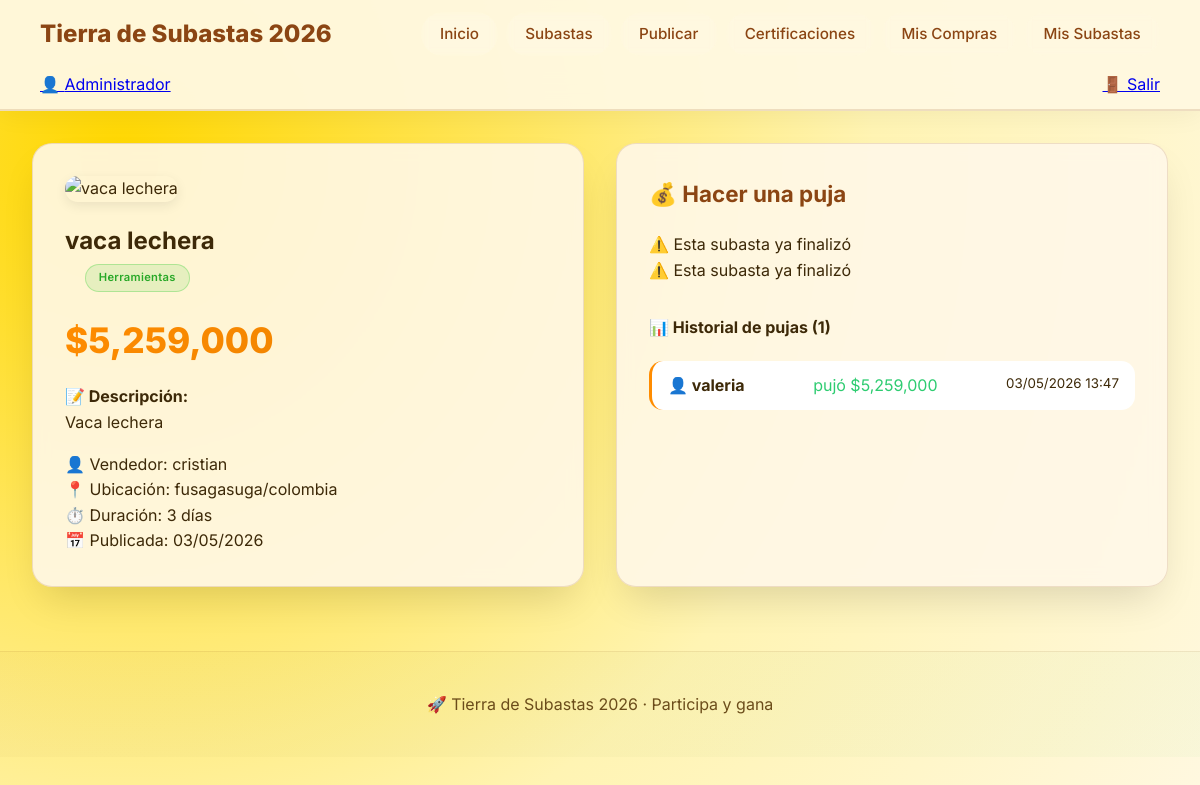
The app's page /Tierra-subastas/participar.php?id=5 (signed in) with its own data.
### tables this page shows
CREATE TABLE `subastas` (
  `id` int(10) UNSIGNED NOT NULL,
  `usuario_id` int(10) UNSIGNED NOT NULL,
  `producto` varchar(150) NOT NULL,
  `categoria` enum('Ganado','Cosechas','Maquinaria','Herramientas','Insumos','Otros') DEFAULT 'Otros',
  `descripcion` text DEFAULT NULL,
  `precio_inicial` decimal(12,2) NOT NULL,
  `precio_actual` decimal(12,2) DEFAULT NULL,
  `incremento_minimo` decimal(10,2) DEFAULT 50000.00,
  `duracion` varchar(20) DEFAULT '3 días',
  `fecha_inicio` datetime DEFAULT current_timestamp(),
  `fecha_fin` datetime DEFAULT NULL,
  `entrega` varchar(50) DEFAULT '3 días hábiles',
  `imagen` varchar(255) DEFAULT NULL,
  `ubicacion` varchar(100) DEFAULT NULL,
  `visitas` int(10) UNSIGNED DEFAULT 0,
  `estado` enum('activa','finalizada','cancelada','pausada') DEFAULT 'activa',
  `ganador_id` int(10) UNSIGNED DEFAULT NULL,
  `monto_final` decimal(12,2) DEFAULT NULL,
  `fecha_creacion` datetime DEFAULT current_timestamp(),
  `entregado` tinyint(1) DEFAULT 0,
  `calificado` tinyint(1) DEFAULT 0,
  `finalizada_por` int(11) DEFAULT NULL,
  `fecha_finalizacion` datetime DEFAULT NULL,
  `created_at` timestamp NOT NULL DEFAULT current_timestamp()
);

CREATE TABLE `usuarios` (
  `id` int(10) UNSIGNED NOT NULL,
  `nombre` varchar(100) NOT NULL,
  `correo` varchar(100) NOT NULL,
  `telefono` varchar(20) DEFAULT NULL,
  `clave` varchar(255) NOT NULL,
  `direccion` text DEFAULT NULL,
  `tipo_usuario` enum('comprador','vendedor','admin') DEFAULT 'comprador',
  `reputacion` decimal(2,1) DEFAULT 5.0,
  `avatar` varchar(255) DEFAULT 'default-avatar.png',
  `fecha_registro` datetime DEFAULT current_timestamp(),
  `ultimo_acceso` datetime DEFAULT NULL,
  `estado` enum('activo','bloqueado','pendiente') DEFAULT 'activo',
  `total_calificaciones` int(11) DEFAULT 0,
  `pregunta_secreta` varchar(255) DEFAULT NULL,
  `respuesta_secreta` varchar(255) DEFAULT NULL
);

CREATE TABLE `pujas` (
  `id` int(10) UNSIGNED NOT NULL,
  `subasta_id` int(10) UNSIGNED NOT NULL,
  `usuario_id` int(10) UNSIGNED NOT NULL,
  `monto` decimal(12,2) NOT NULL,
  `fecha_puja` datetime DEFAULT current_timestamp(),
  `es_ganadora` tinyint(1) DEFAULT 0,
  `ip_address` varchar(45) DEFAULT NULL
);

### Tierra-subastas/participar.php (the view, shortened to what this page needs)
<?php
include(__DIR__ . "/includes/conexion.php");
$usuario_id = $_SESSION['user_id'];
$error = "";
$subasta_id = isset($_GET['id']) ? intval($_GET['id']) : 0;
$sql_subasta = "SELECT s.*, u.nombre as vendedor
                FROM subastas s
                LEFT JOIN usuarios u ON s.usuario_id = u.id
                WHERE s.id = $subasta_id";
$result_subasta = mysqli_query($conexion, $sql_subasta);
$subasta = mysqli_fetch_assoc($result_subasta);
if($subasta['estado'] != 'activa'){
    $error = "Esta subasta ya finalizó";
}
$sql_historial = "SELECT p.*, u.nombre as pujador
                  FROM pujas p
                  JOIN usuarios u ON p.usuario_id = u.id
                  WHERE p.subasta_id = $subasta_id
                  ORDER BY p.monto DESC";
$historial = mysqli_query($conexion, $sql_historial);
$total_pujas = mysqli_num_rows($historial);
$iconos = [
    'Ganado' => '',
    'Cosechas' => '',
    'Maquinaria' => '',
    'Herramientas' => '',
    'Insumos' => '',
    'Otros' => ''
];
?>
<!DOCTYPE html>
<html lang="es">
<head>
    <link rel="stylesheet" href="css/estilos.css">
</head>
<body>
<header class="header">
    <div class="logo"> Tierra de Subastas 2026</div>
 <nav class="menu">
        <a href="index.php"> Inicio</a>
        <a href="subastas.php"> Subastas</a>
        <a href="publicar.php"> Publicar</a>
       <a href="certificacion.php"> Certificaciones</a>
         <a href="mis_compras.php">Mis Compras</a>
          <a href="mis_subastas.php">Mis Subastas</a>
</nav>
        <?php if(isset($_SESSION['usuario'])): ?>
            <a href="perfil.php">👤 <?php echo $_SESSION['usuario']; ?></a>
            <a href="logout.php" onclick="return confirm('¿Cerrar sesión?')">🚪 Salir</a>
        <?php else: ?>
            <a href="login.php">🔐 Ingresar</a>
        <?php endif; ?>
</header>
<div class="participar-container">
    <div class="info-subasta">
        <?php
        $imagen = "img/producto.png";
        ?>
        <img src="<?php echo $imagen; ?>" alt="<?php echo htmlspecialchars($subasta['producto']); ?>">
        <h2><?php echo htmlspecialchars($subasta['producto']); ?></h2>
        <div class="badge-categoria">
            <?php
            $icono = $iconos[$subasta['categoria']] ?? '🏷️';
            echo $icono . ' ' . htmlspecialchars($subasta['categoria']);
            ?>
        </div>
        <div class="precio-actual">
            $<?php echo number_format($subasta['precio_actual']); ?>
        </div>
        <p><strong>📝 Descripción:</strong></p>
        <p><?php echo nl2br(htmlspecialchars($subasta['descripcion'] ?? 'Sin descripción')); ?></p>
        <div style="margin-top: 1rem;">
            <p>👤 Vendedor: <?php echo htmlspecialchars($subasta['vendedor']); ?></p>
            <p>📍 Ubicación: <?php echo htmlspecialchars($subasta['ubicacion'] ?? 'No especificada'); ?></p>
            <p>⏱️ Duración: <?php echo htmlspecialchars($subasta['duracion'] ?? '3 días'); ?></p>
            <p>📅 Publicada: <?php echo date('d/m/Y', strtotime($subasta['fecha_creacion'])); ?></p>
        </div>
    </div>
    <div class="form-puja">
        <h3>💰 Hacer una puja</h3>
        <?php if($error): ?>
            <div class="error-msg">⚠️ <?php echo $error; ?></div>
        <?php endif; ?>
        <?php if($subasta['usuario_id'] == $usuario_id): ?>
            <div class="error-msg">
                ⚠️ No puedes pujar en tu propia subasta
            </div>
        <?php elseif($subasta['estado'] != 'activa'): ?>
            <div class="error-msg">
                ⚠️ Esta subasta ya finalizó
            </div>
        <?php endif; ?>
        <div style="margin-top: 2rem;">
            <h4>📊 Historial de pujas (<?php echo $total_pujas; ?>)</h4>
            <div class="historial">
                <?php if($total_pujas > 0): ?>
                    <?php while($puja = mysqli_fetch_assoc($historial)): ?>
                        <div class="puja-item">
                            <strong>👤 <?php echo htmlspecialchars($puja['pujador']); ?></strong>
                            <span style="color:#2ecc71;">pujó $<?php echo number_format($puja['monto']); ?></span>
                            <small><?php echo date('d/m/Y H:i', strtotime($puja['fecha_puja'])); ?></small>
                        </div>
                    <?php endwhile; ?>
                <?php else: ?>
                    <div class="sin-pujas">No hay pujas aún. ¡Sé el primero!</div>
                <?php endif; ?>
            </div>
        </div>
    </div>
</div>
<footer class="footer">
    <p>🚀 Tierra de Subastas 2026 · Participa y gana</p>
</footer>
</body>
</html>

### Tierra-subastas/css/estilos.css (style rules this page uses)
:root { --maiz: #ffd700; --maiz-oscuro: #e6c200; --maiz-claro: #fff4b3; --maiz-suave: #fff8e0; --esperanza: #32cd32; --esperanza-oscuro: #28a828; --calabaza: #ff8c00; --calabaza-oscuro: #e67e00; --cielo: #1e90ff; --cielo-oscuro: #187bdf; --tomate: #ff4500; --tomate-oscuro: #e63e00; --chocolate: #8b4513; --chocolate-claro: #a0522d; --chocolate-oscuro: #5a2d0c; --dark: #5a3d0c; --darker: #3d2908; --gray-bg: #f5e6b8; --gray-card: #fff8e8; --text-light: #3d2908; --text-gray: #6b4c1a; --border-radius: 20px; --border-radius-sm: 14px; --transition: all 0.4s cubic-bezier(0.2, 0.9, 0.4, 1.1); --shadow: 0 20px 40px -12px rgba(0, 0, 0, 0.15); --shadow-sm: 0 4px 12px rgba(0, 0, 0, 0.08); --shadow-hover: 0 30px 50px -15px rgba(0, 0, 0, 0.2); --shadow-glow: 0 0 20px rgba(50, 205, 50, 0.3); }
* { margin: 0; padding: 0; box-sizing: border-box; }
body { font-family: 'Inter', -apple-system, BlinkMacSystemFont, 'Segoe UI', sans-serif; background: radial-gradient(circle at 10% 20%, var(--maiz) 0%, var(--maiz-claro) 60%, var(--maiz-suave) 100%); color: var(--text-light); line-height: 1.6; min-height: 100vh; }
.header { background: rgba(255, 248, 224, 0.96); backdrop-filter: blur(16px); border-bottom: 2px solid rgba(139, 69, 19, 0.15); padding: 0.75rem 2.5rem; display: flex; justify-content: space-between; align-items: center; flex-wrap: wrap; gap: 1rem; position: sticky; top: 0; z-index: 1000; box-shadow: 0 4px 25px rgba(0, 0, 0, 0.05); }
.logo { display: flex; align-items: center; gap: 1rem; font-size: 1.5rem; font-weight: 800; color: var(--chocolate); text-decoration: none; }
.menu { display: flex; gap: 0.5rem; flex-wrap: wrap; }
.menu a { color: var(--chocolate); text-decoration: none; font-weight: 500; padding: 0.6rem 1.2rem; border-radius: 40px; transition: var(--transition); font-size: 0.95rem; position: relative; backdrop-filter: blur(4px); }
.badge-categoria { display: inline-block; background: rgba(50, 205, 50, 0.12); padding: 0.25rem 0.8rem; border-radius: 30px; font-size: 0.7rem; margin: 0.25rem 1.25rem; border: 1px solid rgba(50, 205, 50, 0.3); color: var(--esperanza-oscuro); font-weight: 600; letter-spacing: 0.3px; }
.participar-container { max-width: 1200px; margin: 2rem auto; padding: 0 2rem; display: grid; grid-template-columns: 1fr 1fr; gap: 2rem; }
.info-subasta { background: rgba(255, 248, 232, 0.9); border-radius: var(--border-radius); padding: 2rem; border: 1px solid rgba(139, 69, 19, 0.15); box-shadow: var(--shadow); backdrop-filter: blur(8px); }
.info-subasta img { width: 100%; max-height: 320px; object-fit: cover; border-radius: var(--border-radius-sm); margin-bottom: 1.25rem; box-shadow: var(--shadow-sm); }
.precio-actual { font-size: 2.2rem; font-weight: 800; background: linear-gradient(135deg, var(--calabaza), var(--calabaza-oscuro)); background-clip: text; -webkit-background-clip: text; -webkit-text-fill-color: transparent; margin: 1rem 0; }
.form-puja { background: rgba(255, 248, 232, 0.9); border-radius: var(--border-radius); padding: 2rem; border: 1px solid rgba(139, 69, 19, 0.15); box-shadow: var(--shadow); backdrop-filter: blur(8px); }
.form-puja h3 { margin-bottom: 1.25rem; color: var(--chocolate); font-size: 1.4rem; }
.historial { max-height: 350px; overflow-y: auto; margin-top: 1.25rem; }
.puja-item { background: white; padding: 0.75rem 1rem; border-radius: var(--border-radius-sm); margin-bottom: 0.6rem; display: flex; justify-content: space-between; flex-wrap: wrap; gap: 0.5rem; border-left: 3px solid var(--calabaza); transition: var(--transition); }
.footer { text-align: center; padding: 2.5rem; border-top: 1px solid rgba(139, 69, 19, 0.1); margin-top: 4rem; color: var(--text-gray); background: linear-gradient(135deg, rgba(139, 69, 19, 0.03), rgba(50, 205, 50, 0.03)); }

### records on screen
subastas: producto "vaca lechera", categoria "Herramientas", precio_actual "5,259,000", descripcion "Vaca lechera", usuario.nombre "cristian", ubicacion "fusagasuga/colombia", duracion "3 días", fecha_creacion "03/05/2026", estado "Esta subasta ya finalizó"
pujas: usuario.nombre "valeria", monto "5,259,000", fecha_puja "03/05/2026 13:47"

### other values on screen
$_SESSION['usuario'] "Administrador"
$total_pujas "1"
